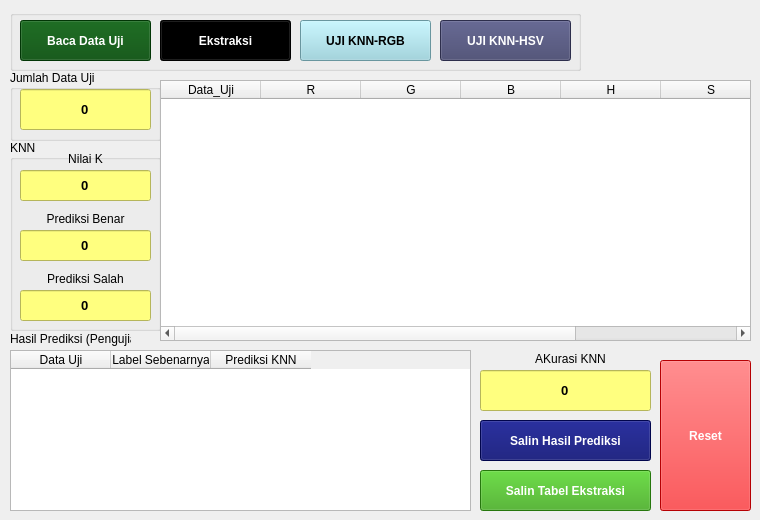
    <widget class="QWidget" name="tab_2">
     <attribute name="title">
      <string>Proses Pengujian</string>
     </attribute>
     <widget class="QGroupBox" name="groupBox_6">
      <property name="geometry">
       <rect>
        <x>10</x>
        <y>10</y>
        <width>571</width>
        <height>61</height>
       </rect>
      </property>
      <property name="title">
       <string/>
      </property>
      <widget class="QPushButton" name="btnUji_KNN_RGB">
       <property name="geometry">
        <rect>
         <x>290</x>
         <y>10</y>
         <width>131</width>
         <height>41</height>
        </rect>
       </property>
       <property name="font">
        <font>
         <weight>75</weight>
         <bold>true</bold>
        </font>
       </property>
       <property name="styleSheet">
        <string notr="true">background-color: rgb(147, 210, 222);
color: rgb(0, 0, 0);</string>
       </property>
       <property name="text">
        <string>UJI KNN-RGB</string>
       </property>
      </widget>
      <widget class="QPushButton" name="btnBacaDataUji">
       <property name="geometry">
        <rect>
         <x>10</x>
         <y>10</y>
         <width>131</width>
         <height>41</height>
        </rect>
       </property>
       <property name="font">
        <font>
         <weight>75</weight>
         <bold>true</bold>
        </font>
       </property>
       <property name="styleSheet">
        <string notr="true">color: rgb(255, 255, 255);
background-color: rgb(3, 76, 9);</string>
       </property>
       <property name="text">
        <string>Baca Data Uji</string>
       </property>
      </widget>
      <widget class="QPushButton" name="btnUji_KNN_HSV">
       <property name="geometry">
        <rect>
         <x>430</x>
         <y>10</y>
         <width>131</width>
         <height>41</height>
        </rect>
       </property>
       <property name="font">
        <font>
         <weight>75</weight>
         <bold>true</bold>
        </font>
       </property>
       <property name="styleSheet">
        <string notr="true">background-color: rgb(63, 65, 106);
color: rgb(255, 255, 255);</string>
       </property>
       <property name="text">
        <string>UJI KNN-HSV</string>
       </property>
      </widget>
      <widget class="QPushButton" name="btnProsesEkstraksi">
       <property name="geometry">
        <rect>
         <x>150</x>
         <y>10</y>
         <width>131</width>
         <height>41</height>
        </rect>
       </property>
       <property name="font">
        <font>
         <weight>75</weight>
         <bold>true</bold>
        </font>
       </property>
       <property name="styleSheet">
        <string notr="true">color: rgb(255, 255, 255);
background-color: rgb(0, 0, 0);</string>
       </property>
       <property name="text">
        <string>Ekstraksi</string>
       </property>
      </widget>
     </widget>
     <widget class="QGroupBox" name="groupBox_10">
      <property name="geometry">
       <rect>
        <x>10</x>
        <y>70</y>
        <width>151</width>
        <height>71</height>
       </rect>
      </property>
      <property name="title">
       <string>Jumlah Data Uji</string>
      </property>
      <widget class="QLineEdit" name="editJumlahDataUji">
       <property name="geometry">
        <rect>
         <x>10</x>
         <y>19</y>
         <width>131</width>
         <height>41</height>
        </rect>
       </property>
       <property name="font">
        <font>
         <pointsize>10</pointsize>
         <weight>75</weight>
         <bold>true</bold>
        </font>
       </property>
       <property name="styleSheet">
        <string notr="true">background-color: rgb(255, 255, 127);</string>
       </property>
       <property name="text">
        <string>0</string>
       </property>
       <property name="alignment">
        <set>Qt::AlignCenter</set>
       </property>
      </widget>
     </widget>
     <widget class="QGroupBox" name="groupBox_11">
      <property name="geometry">
       <rect>
        <x>10</x>
        <y>140</y>
        <width>151</width>
        <height>191</height>
       </rect>
      </property>
      <property name="title">
       <string>KNN</string>
      </property>
      <widget class="QLabel" name="label_16">
       <property name="geometry">
        <rect>
         <x>10</x>
         <y>10</y>
         <width>131</width>
         <height>17</height>
        </rect>
       </property>
       <property name="text">
        <string>Nilai K</string>
       </property>
       <property name="alignment">
        <set>Qt::AlignCenter</set>
       </property>
      </widget>
      <widget class="QLineEdit" name="editPrediksi_benar">
       <property name="geometry">
        <rect>
         <x>10</x>
         <y>90</y>
         <width>131</width>
         <height>31</height>
        </rect>
       </property>
       <property name="font">
        <font>
         <pointsize>10</pointsize>
         <weight>75</weight>
         <bold>true</bold>
        </font>
       </property>
       <property name="styleSheet">
        <string notr="true">background-color: rgb(255, 255, 127);</string>
       </property>
       <property name="text">
        <string>0</string>
       </property>
       <property name="alignment">
        <set>Qt::AlignCenter</set>
       </property>
      </widget>
      <widget class="QLabel" name="label_17">
       <property name="geometry">
        <rect>
         <x>10</x>
         <y>70</y>
         <width>131</width>
         <height>17</height>
        </rect>
       </property>
       <property name="text">
        <string>Prediksi Benar</string>
       </property>
       <property name="alignment">
        <set>Qt::AlignCenter</set>
       </property>
      </widget>
      <widget class="QLabel" name="label_18">
       <property name="geometry">
        <rect>
         <x>10</x>
         <y>130</y>
         <width>131</width>
         <height>17</height>
        </rect>
       </property>
       <property name="text">
        <string>Prediksi Salah</string>
       </property>
       <property name="alignment">
        <set>Qt::AlignCenter</set>
       </property>
      </widget>
      <widget class="QLineEdit" name="editPrediksi_salah">
       <property name="geometry">
        <rect>
         <x>10</x>
         <y>150</y>
         <width>131</width>
         <height>31</height>
        </rect>
       </property>
       <property name="font">
        <font>
         <pointsize>10</pointsize>
         <weight>75</weight>
         <bold>true</bold>
        </font>
       </property>
       <property name="styleSheet">
        <string notr="true">background-color: rgb(255, 255, 127);</string>
       </property>
       <property name="text">
        <string>0</string>
       </property>
       <property name="alignment">
        <set>Qt::AlignCenter</set>
       </property>
      </widget>
      <widget class="QLineEdit" name="nilai_K">
       <property name="geometry">
        <rect>
         <x>10</x>
         <y>30</y>
         <width>131</width>
         <height>31</height>
        </rect>
       </property>
       <property name="font">
        <font>
         <pointsize>10</pointsize>
         <weight>75</weight>
         <bold>true</bold>
        </font>
       </property>
       <property name="styleSheet">
        <string notr="true">background-color: rgb(255, 255, 127);</string>
       </property>
       <property name="text">
        <string>0</string>
       </property>
       <property name="alignment">
        <set>Qt::AlignCenter</set>
       </property>
      </widget>
     </widget>
     <widget class="QPushButton" name="btnReset">
      <property name="geometry">
       <rect>
        <x>660</x>
        <y>360</y>
        <width>91</width>
        <height>151</height>
       </rect>
      </property>
      <property name="font">
       <font>
        <weight>75</weight>
        <bold>true</bold>
       </font>
      </property>
      <property name="styleSheet">
       <string notr="true">background-color: rgb(255, 0, 4);
color: rgb(255, 255, 255);</string>
      </property>
      <property name="text">
       <string>Reset</string>
      </property>
     </widget>
     <widget class="QLabel" name="label_19">
      <property name="geometry">
       <rect>
        <x>260</x>
        <y>230</y>
        <width>121</width>
        <height>17</height>
       </rect>
      </property>
      <property name="text">
       <string>Data Uji</string>
      </property>
      <property name="alignment">
       <set>Qt::AlignLeading|Qt::AlignLeft|Qt::AlignVCenter</set>
      </property>
     </widget>
     <widget class="QTableWidget" name="tblDataUji">
      <property name="geometry">
       <rect>
        <x>160</x>
        <y>80</y>
        <width>591</width>
        <height>261</height>
       </rect>
      </property>
      <column>
       <property name="text">
        <string>Data_Uji</string>
       </property>
      </column>
      <column>
       <property name="text">
        <string>R</string>
       </property>
      </column>
      <column>
       <property name="text">
        <string>G</string>
       </property>
      </column>
      <column>
       <property name="text">
        <string>B</string>
       </property>
      </column>
      <column>
       <property name="text">
        <string>H</string>
       </property>
      </column>
      <column>
       <property name="text">
        <string>S</string>
       </property>
      </column>
      <column>
       <property name="text">
        <string>V</string>
       </property>
      </column>
     </widget>
     <widget class="QTableWidget" name="tblHasilPengujian">
      <property name="geometry">
       <rect>
        <x>10</x>
        <y>350</y>
        <width>461</width>
        <height>161</height>
       </rect>
      </property>
      <column>
       <property name="text">
        <string>Data Uji</string>
       </property>
      </column>
      <column>
       <property name="text">
        <string>Label Sebenarnya</string>
       </property>
      </column>
      <column>
       <property name="text">
        <string>Prediksi KNN</string>
       </property>
      </column>
     </widget>
     <widget class="QLabel" name="label_12">
      <property name="geometry">
       <rect>
        <x>10</x>
        <y>330</y>
        <width>121</width>
        <height>17</height>
       </rect>
      </property>
      <property name="text">
       <string>Hasil Prediksi (Pengujian)</string>
      </property>
      <property name="alignment">
       <set>Qt::AlignLeading|Qt::AlignLeft|Qt::AlignVCenter</set>
      </property>
     </widget>
     <widget class="QPushButton" name="btnSalinKePengujian">
      <property name="geometry">
       <rect>
        <x>480</x>
        <y>420</y>
        <width>171</width>
        <height>41</height>
       </rect>
      </property>
      <property name="font">
       <font>
        <weight>75</weight>
        <bold>true</bold>
       </font>
      </property>
      <property name="styleSheet">
       <string notr="true">color: rgb(255, 255, 255);
background-color: rgb(2, 7, 106);</string>
      </property>
      <property name="text">
       <string>Salin Hasil Prediksi</string>
      </property>
     </widget>
     <widget class="QPushButton" name="btnSalinKeDataUji">
      <property name="geometry">
       <rect>
        <x>480</x>
        <y>470</y>
        <width>171</width>
        <height>41</height>
       </rect>
      </property>
      <property name="font">
       <font>
        <weight>75</weight>
        <bold>true</bold>
       </font>
      </property>
      <property name="styleSheet">
       <string notr="true">color: rgb(255, 255, 255);
background-color: rgb(53, 166, 18);</string>
      </property>
      <property name="text">
       <string>Salin Tabel Ekstraksi</string>
      </property>
     </widget>
     <widget class="QLabel" name="label_20">
      <property name="geometry">
       <rect>
        <x>510</x>
        <y>350</y>
        <width>121</width>
        <height>17</height>
       </rect>
      </property>
      <property name="text">
       <string>AKurasi KNN</string>
      </property>
      <property name="alignment">
       <set>Qt::AlignCenter</set>
      </property>
     </widget>
     <widget class="QLineEdit" name="editAkurasiKNN">
      <property name="geometry">
       <rect>
        <x>480</x>
        <y>370</y>
        <width>171</width>
        <height>41</height>
       </rect>
      </property>
      <property name="font">
       <font>
        <pointsize>10</pointsize>
        <weight>75</weight>
        <bold>true</bold>
       </font>
      </property>
      <property name="styleSheet">
       <string notr="true">background-color: rgb(255, 255, 127);</string>
      </property>
      <property name="text">
       <string>0</string>
      </property>
      <property name="alignment">
       <set>Qt::AlignCenter</set>
      </property>
     </widget>
    </widget>
